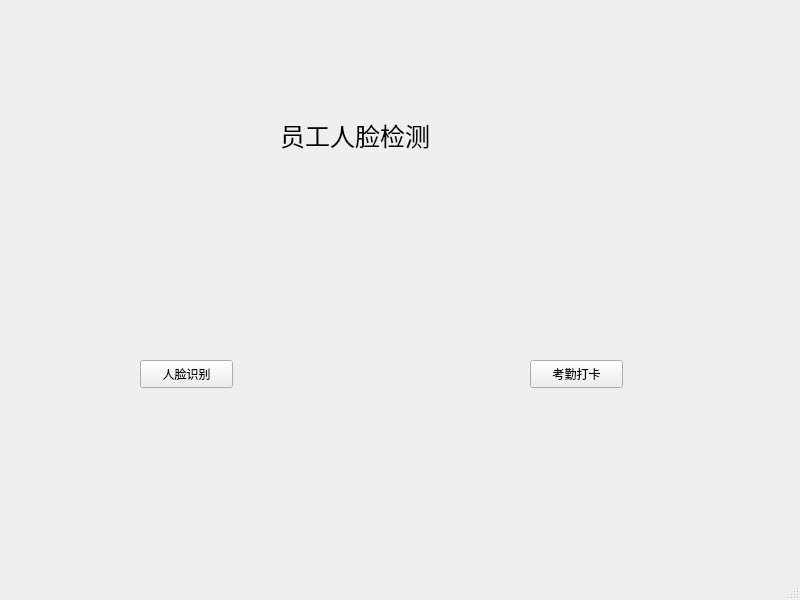
<?xml version="1.0" encoding="UTF-8"?>
<ui version="4.0">
 <class>MainWindow</class>
 <widget class="QMainWindow" name="MainWindow">
  <property name="geometry">
   <rect>
    <x>0</x>
    <y>0</y>
    <width>800</width>
    <height>600</height>
   </rect>
  </property>
  <property name="windowTitle">
   <string>MainWindow</string>
  </property>
  <widget class="QWidget" name="centralwidget">
   <widget class="QLabel" name="label">
    <property name="geometry">
     <rect>
      <x>280</x>
      <y>120</y>
      <width>201</width>
      <height>31</height>
     </rect>
    </property>
    <property name="font">
     <font>
      <pointsize>19</pointsize>
     </font>
    </property>
    <property name="text">
     <string>员工人脸检测</string>
    </property>
   </widget>
   <widget class="QPushButton" name="pushButton_face">
    <property name="geometry">
     <rect>
      <x>140</x>
      <y>360</y>
      <width>93</width>
      <height>28</height>
     </rect>
    </property>
    <property name="text">
     <string>人脸识别</string>
    </property>
   </widget>
   <widget class="QPushButton" name="pushButton_check">
    <property name="geometry">
     <rect>
      <x>530</x>
      <y>360</y>
      <width>93</width>
      <height>28</height>
     </rect>
    </property>
    <property name="text">
     <string>考勤打卡</string>
    </property>
   </widget>
  </widget>
  <widget class="QMenuBar" name="menubar">
   <property name="geometry">
    <rect>
     <x>0</x>
     <y>0</y>
     <width>800</width>
     <height>26</height>
    </rect>
   </property>
  </widget>
  <widget class="QStatusBar" name="statusbar"/>
 </widget>
 <resources/>
 <connections/>
</ui>
